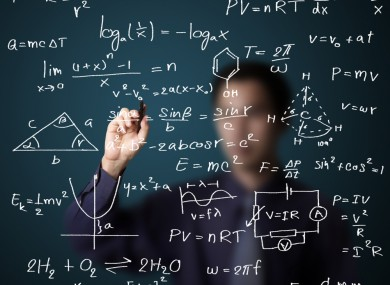
#> input picture Pics/serveimage.jpg, 390 x 285 px, found by its file name
$ jupyter execute --allow-errors Navier-Stokes.ipynb   (shell and % lines are left out)
#> lines starting #> are read from the running program, lines starting #| are printed output that depends on the picture; after the words box and inside, x2 and y2 are one past the last pixel; in counts of white or black regions, pixels touching at a corner belong together
### This code attempts to use the Navier - Stokes equation to inpaint the image
Code uses the method of Streamfunction-Vorticity Formulation to solve:
* https://www.iist.ac.in/sites/default/files/people/psi-omega.pdf
* http://elynxsdk.free.fr/ext-docs/Inpainting/todo/inpainting%20with%20the%20Navier-Stokes%20Equations.pdf

[cell 1]
# %matplotlib widget #If viewed in Jupyter lab
# calling it a second time may prevent some graphics errors

from PIL import Image
import numpy as np
import sys
from matplotlib import pyplot as plt
# For printing out all the cell
from IPython.core.interactiveshell import InteractiveShell
InteractiveShell.ast_node_interactivity = "all"

### Upload an image, the mask, convert to grayscale and demage the image

[cell 2]
img = Image.open('Pics\serveimage.jpg', mode='r').convert('L')
Mask = Image.open('Pics\TheMask.png', mode='r').convert('L')
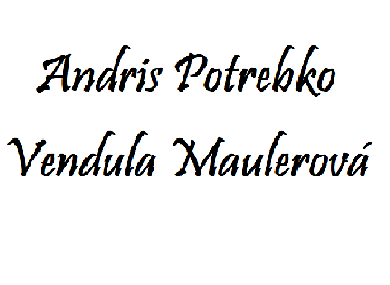
#> input picture Pics/TheMask.png, 390 x 285 px, found by its file name
#Mask = Image.open('Pics\TheMaskEasy.png', mode='r').convert('L')

I = np.asarray(img).copy()  # Copy so that you can update the file
MaskMat = np.asarray(Mask).copy()

MaskMat[MaskMat < 128] = 0    # Black
MaskMat[MaskMat >= 128] = 255  # White
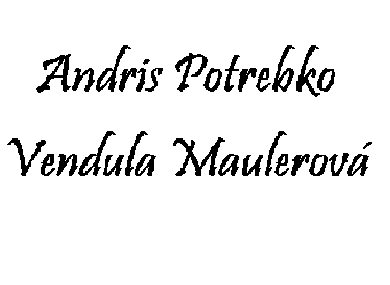
#> MaskMat: shape (285, 390); 92.8% white; 31 black regions, largest, box (x1, y1, x2, y2) and area: (173, 137, 225, 176) 651, (36, 54, 71, 93) 523, (175, 53, 208, 92) 415
IDem = I.copy()

IDem[IDem==0] = 1
#> IDem: shape (285, 390); min 1, max 254, mean 52.1
IDem[MaskMat == 0] = 0
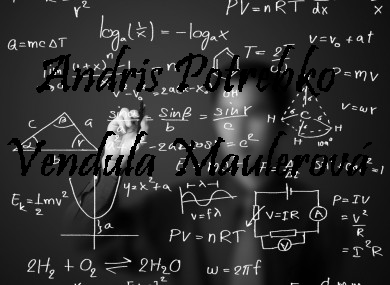
#> IDem: shape (285, 390); min 0, max 254, mean 47.4

### Define the positions of the demaged regions and boundary conditions
* We find the outer border of the demage and define the boundary values "bc" to have the value 0 everywhere excpet on the boundary, where it has the value of the previous picture

[cell 3]
from PIL import ImageFilter
import PIL.ImageOps

# This gives the outer border - where we can take the border conditions
borderInv1 = PIL.ImageOps.invert(Mask).filter(ImageFilter.CONTOUR)
borderInv = np.asarray(borderInv1)

bc = np.zeros([len(I), len(I[1])])
#> bc: shape (285, 390) float64; every value is 0
bc[borderInv != 255] = IDem[borderInv != 255]
bc[:, [0, -1]] = 0  # Otherwise there are problems at the border of the image
#> bc: shape (285, 390) float64; min 0, max 252, mean 4.2
bc[[0, -1], :] = 0
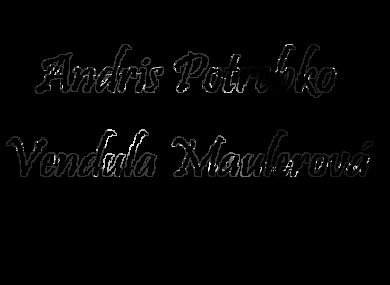
#> bc: shape (285, 390) float64; min 0, max 252, mean 3.9
borderMean=np.mean(bc[borderInv == 0])
#> borderMean = 49.2


#####Uncomment to plot############3
# fig, (ax1, ax2) = plt.subplots(1, 2)
# fig.set_size_inches(10.3, 6.8)
# ax1.imshow(IDem, cmap='gray', interpolation='nearest')
# ax2.imshow(bc, cmap='gray')

* Pts0 - Initial values of I inside the the damaged region. Itherwise the values = -1
* IBound - The Intensity boundary values. We will take out some of the values where, v and u are hard to calculate

[cell 4]
Pts0 = np.array([[-1]*len(I[0])]*len(I))
#> Pts0: shape (285, 390) int64; every value is -1
Pts0[IDem == 0] = borderMean

IBound = IDem.copy()  #The matrix of I values outside damage

We will need to calculate the derivatives outside the damaged region. First $\omega = \Delta \times v$, but then $v = \Delta^\perp I = v$, so we will need kind of second derivative of I. This is why we need either central difference or one-sidedm using 3 I values. We need to check if there are enough boundary values to numerically calculate the derivative.

* Check Matrices for each coordinate give:
1. <0 if the point is inside the boundary
2. *>=* the number of neighbours which are in the damaged region from the point (0,1,2 or CheckUp; 0... 4 for CheckUp5)

[cell 5]
#The one bellow chacks how many damaged pixels are next to the pixel
CheckBound = MaskMat+1
CheckUp = CheckBound[:-2,1:-1] + CheckBound[2:,1:-1] - 3*(CheckBound[1:-1,1:-1])
CheckUp = np.pad(CheckUp,(1,1),'constant')
#> CheckUp: shape (285, 390)
CheckSide=CheckBound[1:-1,2:] + CheckBound[1:-1,:-2] - 3*(CheckBound[1:-1,1:-1])
CheckSide = np.pad(CheckSide,(1,1),'constant')
#> CheckSide: shape (285, 390)

#How many damaged pixels are in the distance of 2
CheckUp5=CheckBound[4:,2:-2] + CheckBound[:-4,2:-2] + CheckBound[1:-3,2:-2] + CheckBound[3:-1,2:-2] - 5*(MaskMat[2:-2,2:-2]+1)
CheckUp5 = np.pad(CheckUp5,(2,2),'constant')
#> CheckUp5: shape (285, 390)
CheckSide5=CheckBound[2:-2,4:] + CheckBound[2:-2,:-4] + CheckBound[2:-2,1:-3] + CheckBound[2:-2,3:-1] - 5*(MaskMat[2:-2,2:-2]+1)
CheckSide5 = np.pad(CheckSide5,(2,2),'constant')
#> CheckSide5: shape (285, 390)

# CheckUp=0 - we can use center diference, CheckUp==1 & CheckUp5<5 - we can use one sided.

#The only cases when it makes sence to calculate b.c
#Either when it is possible to calculate the central difference CheckUp/CheckDown == 2 or when it is possible to
#calculate the one-sides dif ((CheckUp==1) &(CheckUp5<3) ). And for both direction it should be possible simultaneously
Cond = ((CheckUp == 0) | ((CheckUp==1) &(CheckUp5<3) ) ) & ( ( (CheckSide==1) &(CheckSide5<3) | (CheckSide == 0) ) )
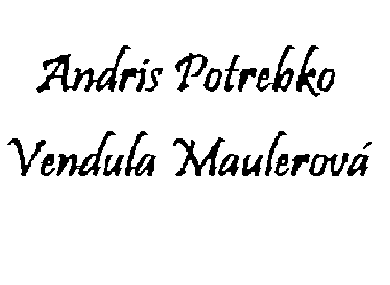
#> Cond: shape (285, 390) bool; 92.5% white; 25 black regions, largest, box (x1, y1, x2, y2) and area: (36, 45, 131, 93) 1213, (173, 137, 225, 176) 671, (56, 131, 116, 176) 657
Pts0[~Cond] = borderMean

CalculateB - A matrix which will determine if to calculate the boundary conditions
* if = 0 then do not calculate
* if = 1 then calculate

[cell 6]
CalculateB = np.array([[0]*len(I[0])]*len(I))
Mmin=np.min(np.where(IDem == 0),axis=1)-3
#> Mmin = [42, 4]
Mmax=np.max(np.where(IDem == 0),axis=1)+4
#> Mmax = [179, 375]
CalculateB[Mmin[0]:Mmax[0],Mmin[1]:Mmax[1]] = 1
#> CalculateB: shape (285, 390) int64; values 0 (black) and 1 (white), 45.7% white; 1 white region, box (x1, y1, x2, y2) and area: (4, 42, 375, 179) 50827
CalculateB[Pts0==np.floor(borderMean)] = 0
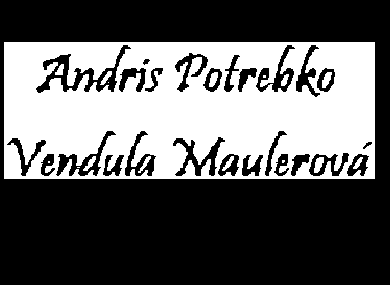
#> CalculateB: shape (285, 390) int64; values 0 (black) and 1 (white), 38.2% white; 16 white regions (5 under 20 px), largest, box (x1, y1, x2, y2) and area: (4, 42, 375, 179) 41727, (314, 157, 324, 173) 106, (322, 72, 332, 88) 99

#CalculateB[CheckUp == 1] = 2 #later when calculating boundary conditions this will meet not to take the central difference
#CalculateB[CheckSide == 1] = 3
#CalculateB[(CheckUp == 0) & (Checksides == 0)] = 2 #The easiest case, we can calculate the center difference on both

u = np.array([[0]*len(I[0])]*len(I))
v = np.array([[0]*len(I[0])]*len(I))

Calculate Boundary conditions on velocity (u,v)

[cell 7]
IDem=IDem.astype(int)

for y, row in enumerate(CalculateB):
    for x, Val in enumerate(row):
        if Val == 0:
            continue
        if (CheckUp[y,x] == 0): #We can calculate the central dif
            u[y,x] = -(IDem[y+1,x]-IDem[y-1,x])/2
        elif ((CheckUp[y,x]==1) &(CheckUp5[y,x]<3) ): #We can calc the one sides dif
            if IDem[y+2,x] != 0:
                u[y,x] = -(-IDem[y+2,x] + 4*IDem[y+1,x] - 3*IDem[y,x])/2/2
            else:
                u[y,x] = -(3*IDem[y,x] -4*IDem[y-1,x] + IDem[y-2,x])/2/2

        if (CheckSide[y,x] == 0):
            v[y,x] = (IDem[y,x+1]-IDem[y,x-1])/2
        elif ((CheckSide[y,x]==1) &(CheckSide5[y,x]<3) ):
                if IDem[y,x + 2] != 0:
                    v[y,x] = (-IDem[y,x+2] +4*IDem[y,x+1] - 3*IDem[y,x])/2/2
                else:
                    v[y,x] = (3*IDem[y,x] - 4*IDem[y,x-1] + 3*IDem[y,x-2])/2/2
        else:
            print("There is another case, coord x,y = ", x, y)
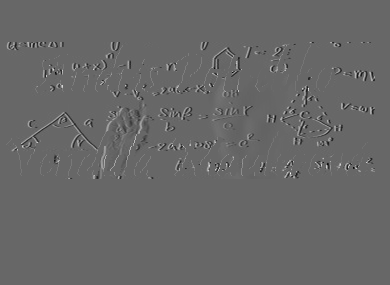
#> v: shape (285, 390) int64; min -148, max 215, mean 0.4; drawn with min black and max white

Derivatives of the velocity

[cell 8]
uy = np.array([[0.1]*len(I[0])]*len(I))
#> uy: shape (285, 390) float64; every value is 0.1
vx = np.array([[0.1]*len(I[0])]*len(I))

for y, row in enumerate(bc):
    for x, Val in enumerate(row):
        if Val==0:
            continue
        if (CheckUp[y,x] == 0):
            if CalculateB[y-1,x] == 0:
                if (CheckUp5[y,x] == 1) or (CheckUp5[y,x] == 0) :   #This actually does not solve all of the problems, but I am tired
                    uy[y,x] = (-u[y+2,x] +4*u[y+1,x] - 3*u[y,x])/2/2
                else:
                    uy[y,x] = np.nan  #kind of nan but np.nan does not work
            elif CalculateB[y+1,x] == 0:
                if (CheckUp5[y,x] == 1) or (CheckUp5[y,x] == 0) :
                    uy[y,x] = (+u[y-2,x] - 4*u[y-1,x] + 3*u[y,x])/2/2
                else:
                    uy[y,x] = np.nan #kind of nan but np.nan does not work
            else:
                uy[y,x] = -(u[y+1,x]-u[y-1,x])/2
        elif ((CheckUp[y,x]==1) &(CheckUp5[y,x]<3) ): #There also could be problems..
            if IDem[y+2,x] != 0:
                uy[y,x] = (-u[y+2,x] +4*u[y+1,x] - 3*u[y,x])/2/2
            else:
                uy[y,x] = (+u[y-2,x] - 4*u[y-1,x] + 3*u[y,x])/2/2

        if (CheckSide[y,x] == 0):
            if CalculateB[y,x-1] == 0:
                if (CheckSide5[y,x] == 1) or (CheckSide5[y,x] == 0) :   #This actually does not solve all of the problems, but I am tired
                    vx[y,x] = (-v[y,x+2] +4*v[y,x+1] - 3*v[y,x])/2/2
                else:
                    vx[y,x] = np.nan  #kind of nan but np.nan does not work
            elif CalculateB[y,x+1] == 0:
                if (CheckSide5[y,x] == 1) or (CheckSide5[y,x] == 0) :
                    vx[y,x] = (+v[y,x-1] - 4*v[y,x-1] + 3*v[y,x])/2/2
                else:
                    vx[y,x] = np.nan #kind of nan but np.nan does not work
            else:
                vx[y,x] = -(u[y,x+1]-u[y,x-1])/2
        elif ((CheckSide[y,x]==1) &(CheckSide5[y,x]<3) ): #There also could be problems..
            if IDem[y,x+2] != 0:
                vx[y,x] = (-v[y,x+2] +4*v[y,x+1] - 3*v[y,x])/2/2
            else:
                vx[y,x] = (+v[y,x-2] - 4*v[y,x-1] + 3*v[y,x])/2/2
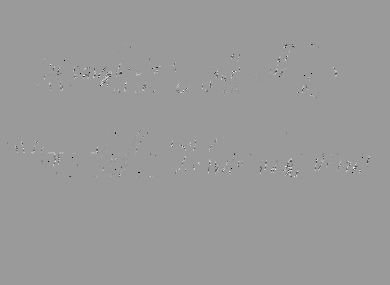
#> uy: shape (285, 390) float64; 0.01% of the values are NaN or infinite; the others: min -148, max 97, mean 0.07; drawn with min black, max white, NaN and infinite black
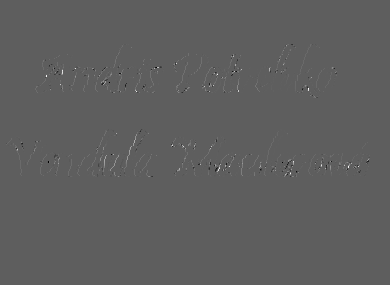
#> vx: shape (285, 390) float64; 0% of the values are NaN or infinite; the others: min -119, max 200.8, mean 0.388; drawn with min black, max white, NaN and infinite black

#### Some fast and bad averaging of the nan values. No worries of the error message. If there is an error, that means that everything is great

[cell 9]
np.nanmean(vx[np.where(np.isnan(uy))])
np.where(np.isnan(uy))
Wnan=np.where(np.isnan(uy))
#> Wnan = 15 positions, rows 60 to 172, columns 48 to 362
for coord in np.transpose(Wnan):
    x=coord[1]
    y=coord[0]
    uy[y,x] = np.nanmean(uy[y-3:y+3,x-3:x+3])
#> this loop made 15 passes
#> (coord, x, y) on passes 1 to 12: ([60, 64], 64, 60), ([72, 89], 89, 72), ([73, 80], 80, 73), ([73, 311], 311, 73), ([75, 304], 304, 75), ([76, 279], 279, 76), ([85, 100], 100, 85), ([157, 72], 72, 157), ([157, 362], 362, 157), ([161, 48], 48, 161), ([168, 231], 231, 168), ([169, 115], 115, 169)
#> uy: shape (285, 390) float64; 0.01% of pixels changed, all inside (x1, y1, x2, y2) = (48, 60, 363, 173)

Wnan=np.where(np.isnan(vx))
#> Wnan = ([82, 161, 162, 162], [109, 48, 48, 282])
for coord in np.transpose(Wnan):
    x=coord[1]
    y=coord[0]
    vx[y,x] = np.nanmean(vx[y-3:y+3,x-3:x+3])
#> this loop made 4 passes
#> (coord, x, y) on passes 1 to 4: ([82, 109], 109, 82), ([161, 48], 48, 161), ([162, 48], 48, 162), ([162, 282], 282, 162)
#> vx: shape (285, 390) float64; under 0.01% of pixels changed, all inside (x1, y1, x2, y2) = (48, 82, 283, 163)

np.sum(np.isnan(vx))
#> Out = 0

#### The values of w on the Bounary

[cell 10]
wBound = (-uy + vx)

#### Plot Boundary conditions on velocities

[cell 11]
X = np.arange(0, len(I[0]), 5)
#> X = 78 values from 0 to 385
Y = np.arange(0, len(I), 5)
#> Y = 57 values from 0 to 280
U, V = np.meshgrid(X, Y)

#> (the rest of this cell did not finish here and is left out)

### Start the real Navier-Stokes calculation

[cell 12]
NIter = 350
tend=0.00001
dt=tend/NIter

wIn = np.array([wBound]*NIter  * 5) # Inner points at any time
uIn = np.array([u]*NIter)
vIn = np.array([v]*NIter)
InnerPts = np.array([IDem]*NIter)


w0= wBound.copy()
u0 = u.copy()
v0 = v.copy()

w0[Pts0==np.floor(borderMean)] = np.mean(wBound[borderInv == 0])
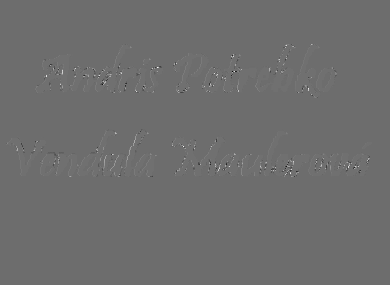
#> w0: shape (285, 390) float64; min -179.2, max 238.5, mean 0.7; drawn with min black and max white
u0[Pts0==np.floor(borderMean)] = np.mean(u[borderInv == 0])
v0[Pts0==np.floor(borderMean)] = np.mean(v[borderInv == 0])
#> v0: shape (285, 390) int64; 7.48% of pixels changed, all inside (x1, y1, x2, y2) = (7, 45, 372, 176)

#> (the rest of this cell did not finish here and is left out)
